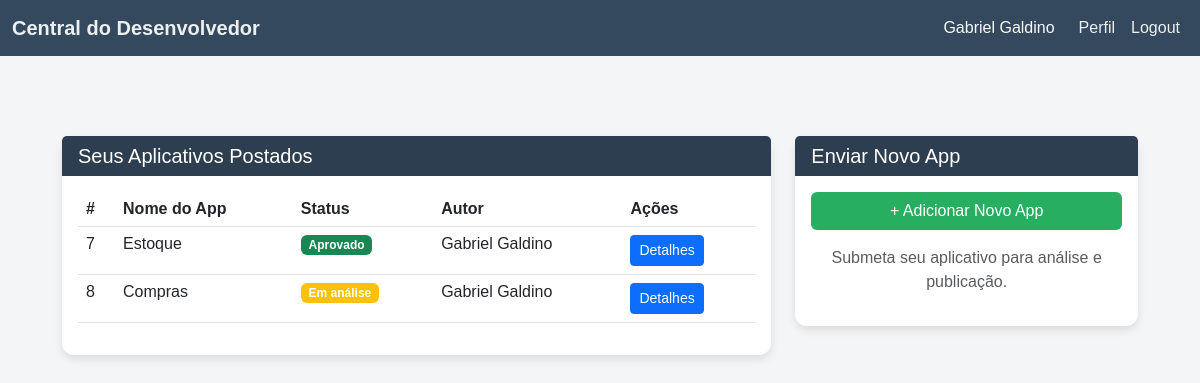
Before: /developer/ (signed in) with the older database file.
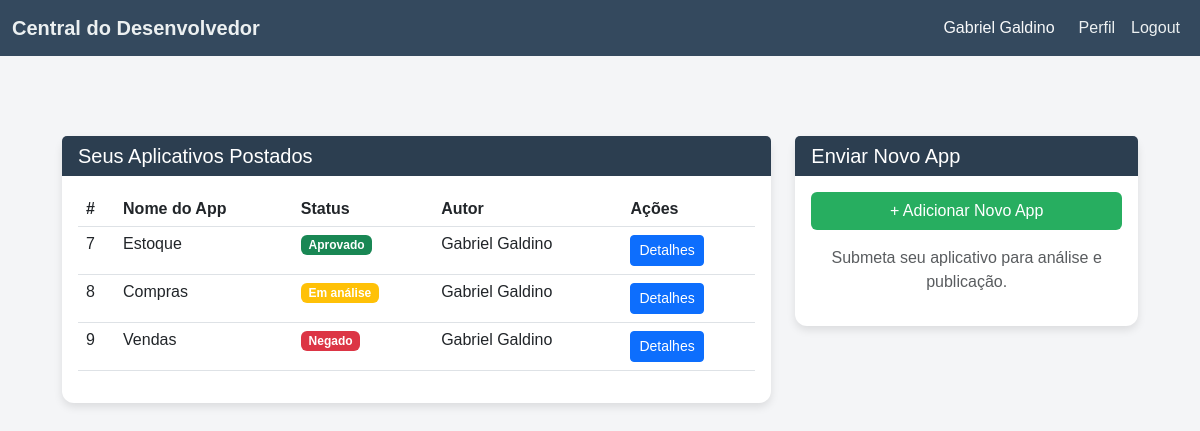
After: the same page with the newer database file.
### Market/models.py (models this page shows, shortened)
class App(models.Model):
    nome = models.CharField(max_length=20, unique=True, blank=False)
    descricao = models.CharField(max_length=200, blank=True)
    versao = models.CharField(max_length=20, blank=False)
    instalado = models.BooleanField(default=False)
    dependencias = models.JSONField(default=list)
    arquivo_pacote = models.FileField(upload_to='app_pacotes/')
    autor = models.ForeignKey(Developer, on_delete=models.PROTECT, blank=False, null=False)
    publicado = models.BooleanField(default=False)
    created_At = models.DateTimeField(auto_now_add=True)
    updated_At = models.DateTimeField(auto_now=True)
    approved_status = models.CharField(null=True, blank=True, max_length=50, editable=True)

### Usuario/models.py (models this page shows, shortened)
class Colaborador(AbstractUser):
    def validar_cpf(value):
        cpf = CPF()
        if not cpf.validate(value):
            raise ValidationError('CPF inválido.')
    colaborador_groups = models.ManyToManyField(Group, related_name='colaborador', blank=True)
    colaborador_permissions = models.ManyToManyField(Permission, related_name='colaborador_permission', blank=True)
    cpf = models.CharField(max_length=14, unique=True, validators=[validar_cpf])
    email = models.EmailField(max_length=50, unique=True)
    telefone = models.CharField(max_length=15, blank=True, null=True)
    endereco = models.ForeignKey(
        Endereco, on_delete=models.PROTECT, blank=True, null=True)
    data_nascimento = models.DateField(blank=True, null=True)
    empresa = models.ForeignKey(
        Empresa, on_delete=models.PROTECT, blank=True, null=True, related_name='colaboradores')
    setor = models.ForeignKey(Setor, on_delete=models.PROTECT,
                              blank=True, null=True, related_name='cargo')
    cargo = models.ForeignKey(Cargo, on_delete=models.PROTECT,
                              blank=True, null=True, related_name='cargo')
    matricula = models.CharField(max_length=20, unique=True, blank=True, null=True)
    data_demissao = models.DateField(blank=True, null=True)
    is_active = models.BooleanField(default=1)
    is_developer = models.BooleanField(default=False)
    USERNAME_FIELD = 'username'

### Market/views.py (the view, shortened to what this page needs)
# urls.py: path('developer/', developer_view, name='central'),
@login_required
def developer_view(request):
    dev = request.user.id
    app_form = AppRegisterForm()
    apps = App.objects.all()
    return render(request, 'desenvolvedor/central_do_desenvolvedor.html', {
        'app_form': app_form,
        'apps': apps
    })

### Market/auth_developers.py (called while the page is built)
    def get_user(self, user_id):
        try:
            return User.objects.get(pk=user_id, is_developer=True)
        except User.DoesNotExist:
            return None

### Market/templatetags/custom_tags.py (called while the page is built)
@register.filter
def status_badge_class(value):
    if value == 'Aprovado':
        return 'bg-success'
    elif value == 'Negado':
        return 'bg-danger'
    elif value == 'Em análise':
        return 'bg-warning'

### Market/templates/desenvolvedor/central_do_desenvolvedor.html (shortened to what this page needs)
{%load static %}
{% load custom_tags %}
<html lang="en">
<head>
    <link href="https://cdn.jsdelivr.net/npm/bootstrap@5.3.0-alpha3/dist/css/bootstrap.min.css" rel="stylesheet">
    <link rel="stylesheet" href="../../static/styles/central_do_desenvolvedor.css">
</head>
    <body>
        <header class="header">
            <nav class="navbar navbar-expand-lg navbar-dark">
                <div class="container-fluid">
                    <a class="navbar-brand" href="#">Central do Desenvolvedor</a>
                    <div class="navbar-nav ms-auto">
                        <span class="navbar-text text-light me-3">
                            {{ user.first_name }} {{ user.last_name }}
                        </span>
                        <a class="nav-link" href="#">Perfil</a>
                        <a class="nav-link" href="{% url 'dev_logout' %}">Logout</a>
                    </div>
                </div>
            </nav>
        </header>
        <div class="dashboard container mt-5">
            <div class="row g-4">
                <div class="col-md-8">
                    <div class="card">
                        <div class="card-header">
                            <h5 class="mb-0">Seus Aplicativos Postados</h5>
                        </div>
                        <div class="card-body">
                            <table class="table table-hover">
                                <thead>
                                    <tr>
                                        <th>#</th>
                                        <th>Nome do App</th>
                                        <th>Status</th>
                                        <th>Autor</th>
                                        <th>Ações</th>
                                    </tr>
                                </thead>
                                <tbody>
                                    {% for app in apps %}
                                    <tr>
                                        <td>{{ app.id }}</td>
                                        <td>{{ app.nome }}</td>
                                        <td>
                                            <span class="badge {{ app.approved_status|status_badge_class }} status">
                                                {{ app.approved_status }}
                                            </span>
                                        </td>
                                        <td>{{ app.autor.first_name }} {{ app.autor.last_name }}</td>
                                        <td><button class="btn btn-sm btn-primary">Detalhes</button></td>
                                    </tr>
                                {% empty %}
                                    <tr><td colspan="5">Nenhum aplicativo publicado</td></tr>
                                {% endfor %}
                                </tbody>
                            </table>
                        </div>
                    </div>
                </div>
                <div class="col-md-4">
                    <div class="card">
                        <div class="card-header">
                            <h5 class="mb-0">Enviar Novo App</h5>
                        </div>
                        <div class="card-body text-center">
                            <button class="btn btn-upload w-100 mb-3" data-bs-toggle="modal" data-bs-target="#uploadAppModal">
                                + Adicionar Novo App
                            </button>
                            <p class="text-muted">Submeta seu aplicativo para análise e publicação.</p>
                        </div>
                    </div>
                </div>
            </div>
        </div>
    </body>
</html>

Changed rows visible on the page:
added App: id "9", nome "Vendas", approved_status "Negado", autor.first_name "Gabriel", autor.last_name "Galdino"
